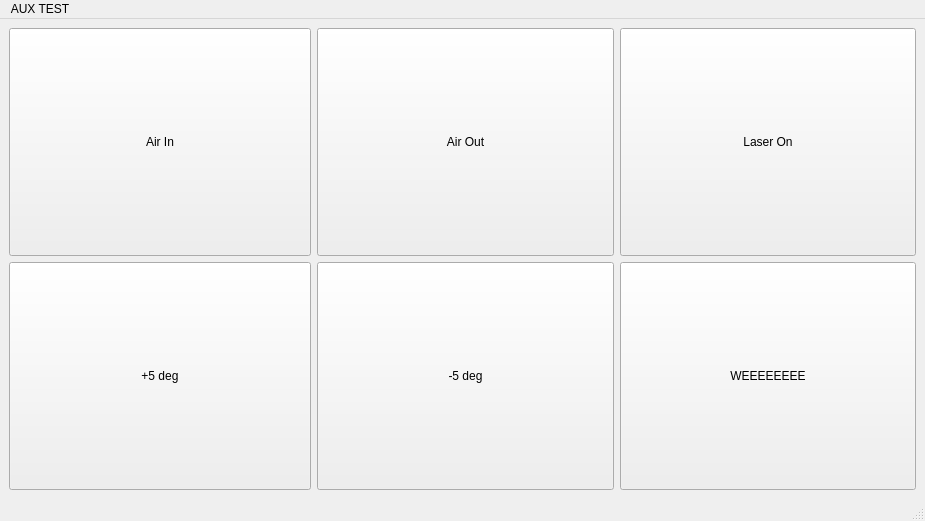
<?xml version="1.0" encoding="UTF-8"?>
<ui version="4.0">
 <class>MainWindow</class>
 <widget class="QMainWindow" name="MainWindow">
  <property name="enabled">
   <bool>true</bool>
  </property>
  <property name="geometry">
   <rect>
    <x>0</x>
    <y>0</y>
    <width>925</width>
    <height>521</height>
   </rect>
  </property>
  <property name="windowTitle">
   <string>MainWindow</string>
  </property>
  <widget class="QWidget" name="centralwidget">
   <layout class="QGridLayout" name="gridLayout">
    <item row="1" column="0">
     <widget class="QPushButton" name="plus_5_deg_button">
      <property name="sizePolicy">
       <sizepolicy hsizetype="Minimum" vsizetype="Minimum">
        <horstretch>0</horstretch>
        <verstretch>0</verstretch>
       </sizepolicy>
      </property>
      <property name="text">
       <string>+5 deg</string>
      </property>
     </widget>
    </item>
    <item row="0" column="2">
     <widget class="QPushButton" name="laser_button">
      <property name="sizePolicy">
       <sizepolicy hsizetype="Minimum" vsizetype="Minimum">
        <horstretch>0</horstretch>
        <verstretch>0</verstretch>
       </sizepolicy>
      </property>
      <property name="minimumSize">
       <size>
        <width>0</width>
        <height>17</height>
       </size>
      </property>
      <property name="text">
       <string>Laser On</string>
      </property>
      <property name="checkable">
       <bool>true</bool>
      </property>
     </widget>
    </item>
    <item row="0" column="1">
     <widget class="QPushButton" name="air_out_button">
      <property name="sizePolicy">
       <sizepolicy hsizetype="Minimum" vsizetype="Minimum">
        <horstretch>0</horstretch>
        <verstretch>0</verstretch>
       </sizepolicy>
      </property>
      <property name="text">
       <string>Air Out</string>
      </property>
      <property name="checkable">
       <bool>true</bool>
      </property>
     </widget>
    </item>
    <item row="1" column="2">
     <widget class="QPushButton" name="disco_button">
      <property name="sizePolicy">
       <sizepolicy hsizetype="Minimum" vsizetype="Minimum">
        <horstretch>0</horstretch>
        <verstretch>0</verstretch>
       </sizepolicy>
      </property>
      <property name="text">
       <string>WEEEEEEEE</string>
      </property>
      <property name="checkable">
       <bool>true</bool>
      </property>
     </widget>
    </item>
    <item row="0" column="0">
     <widget class="QPushButton" name="air_in_button">
      <property name="sizePolicy">
       <sizepolicy hsizetype="Minimum" vsizetype="Minimum">
        <horstretch>0</horstretch>
        <verstretch>0</verstretch>
       </sizepolicy>
      </property>
      <property name="minimumSize">
       <size>
        <width>302</width>
        <height>17</height>
       </size>
      </property>
      <property name="text">
       <string>Air In</string>
      </property>
      <property name="checkable">
       <bool>true</bool>
      </property>
      <property name="checked">
       <bool>false</bool>
      </property>
     </widget>
    </item>
    <item row="1" column="1">
     <widget class="QPushButton" name="minus_5_deg_button">
      <property name="sizePolicy">
       <sizepolicy hsizetype="Minimum" vsizetype="Minimum">
        <horstretch>0</horstretch>
        <verstretch>0</verstretch>
       </sizepolicy>
      </property>
      <property name="text">
       <string>-5 deg</string>
      </property>
     </widget>
    </item>
   </layout>
  </widget>
  <widget class="QMenuBar" name="menubar">
   <property name="geometry">
    <rect>
     <x>0</x>
     <y>0</y>
     <width>925</width>
     <height>18</height>
    </rect>
   </property>
   <widget class="QMenu" name="menuAUX_TEST">
    <property name="title">
     <string>AUX TEST</string>
    </property>
   </widget>
   <addaction name="menuAUX_TEST"/>
  </widget>
  <widget class="QStatusBar" name="statusbar"/>
 </widget>
 <resources/>
 <connections/>
</ui>
